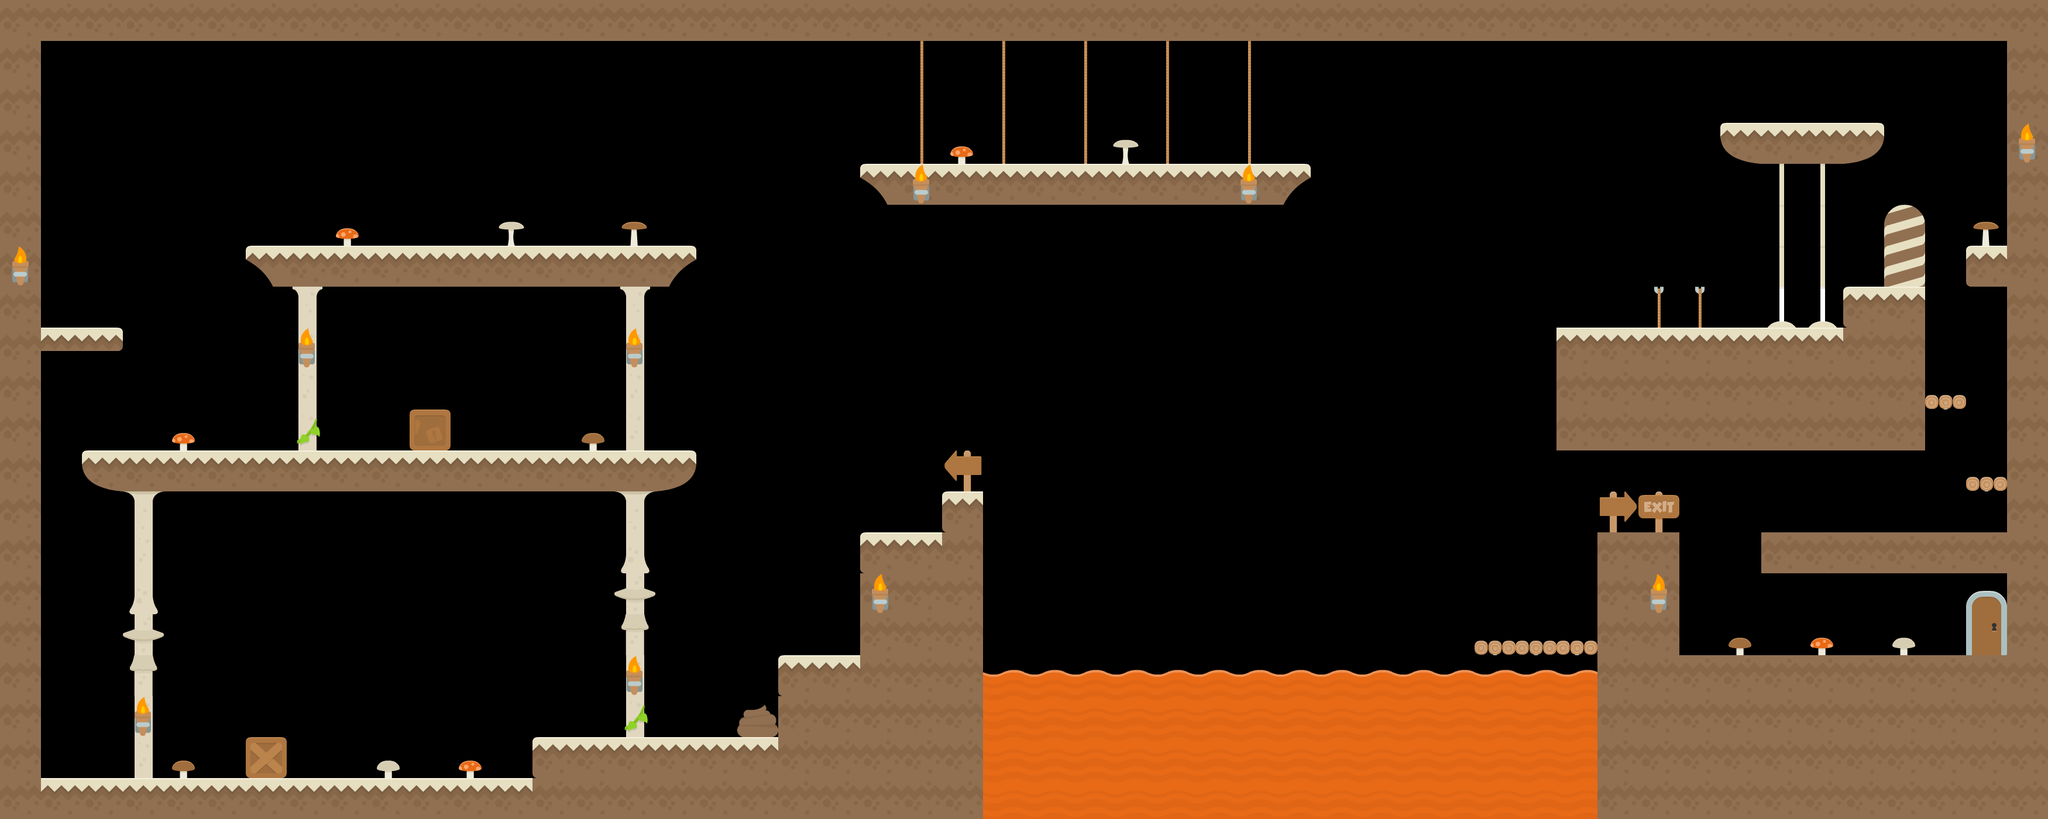

A level layout from a 2D game, rendered from its tile map. Below: a short description, then the map file with tile-grid data replaced by summaries:
An orthogonal 50x20 tile map with 70x70 px tiles, 5 tile layers (Limite, CollisionLayer, Object, End, ...), 4 tilesets.

<map version="1.0" orientation="orthogonal" renderorder="right-down" width="50" height="20" tilewidth="70" tileheight="70" nextobjectid="51">
 <tileset firstgid="1" name="sheet" tilewidth="70" tileheight="70" tilecount="98" columns="14">
  <image source="../tiles/map/sheet.png" width="980" height="490" />
  <tile id="39">
   <properties>
    <property name="tileType" value="half" />
   </properties>
  </tile>
  <tile id="50">
   <properties>
    <property name="tileType" value="half" />
   </properties>
  </tile>
  <tile id="51">
   <properties>
    <property name="tileType" value="half" />
   </properties>
  </tile>
  <tile id="52">
   <properties>
    <property name="tileType" value="half" />
   </properties>
  </tile>
  <tile id="84">
   <properties>
    <property name="tileType" value="air" />
   </properties>
  </tile>
 </tileset>
 <tileset firstgid="99" name="tiles_spritesheet" tilewidth="70" tileheight="70" spacing="2" tilecount="156" columns="12">
  <image source="../tiles/map/tiles_spritesheet.png" width="914" height="936" />
  <tile id="124">
   <properties>
    <property name="tileType" value="halfDown" />
   </properties>
  </tile>
 </tileset>
 <tileset firstgid="255" name="spritesheet" tilewidth="70" tileheight="70" spacing="1" tilecount="49" columns="7">
  <image source="../tiles/map/spritesheet.png" width="512" height="512" />
 </tileset>
 <tileset firstgid="304" name="grayy" tilewidth="32" tileheight="32" tilecount="800" columns="20">
  <image source="../tiles/map/grassy_tileset.png" width="640" height="1280" />
 </tileset>
 <layer name="Limite" width="50" height="20">
  <data>[1000 cells, 1000 non-empty, 2 distinct tile ids]</data>
 </layer>
 <layer name="CollisionLayer" width="50" height="20">
  <data>[1000 cells, 1000 non-empty, 11 distinct tile ids]</data>
 </layer>
 <layer name="Object" width="50" height="20">
  <data>[1000 cells, 1000 non-empty, 29 distinct tile ids]</data>
 </layer>
 <layer name="End" width="50" height="20">
  <data>[1000 cells, 1000 non-empty, 3 distinct tile ids]</data>
 </layer>
 <layer name="Object2" width="50" height="20">
  <data>[1000 cells, 9 non-empty, 2 distinct tile ids]</data>
 </layer>
</map>
